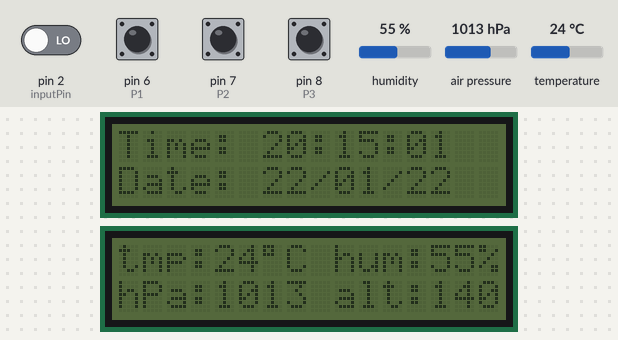
Simulated run of this sketch. Board: Arduino Uno, built with avr-gcc and run on an emulated ATmega328P. Parts: 2 × 16×2 character LCD. The inputs (shaded band) are chosen by the test bench; at power-on: pin 6 (P1), pin 7 (P2), pin 8 (P3) HIGH, pin 2 (inputPin) LOW, air pressure 1013 hPa, humidity 55 %, temperature 24 °C. The local clock reads 2024-03-15 10:24:30 at power-on unless the sketch sets it; what the sketch prints to the serial monitor is not drawn.

Above: at 1.3 s.
1.4 s: pin 6 (P1) pulled LOW for 0.2 s
At 2.4 s:
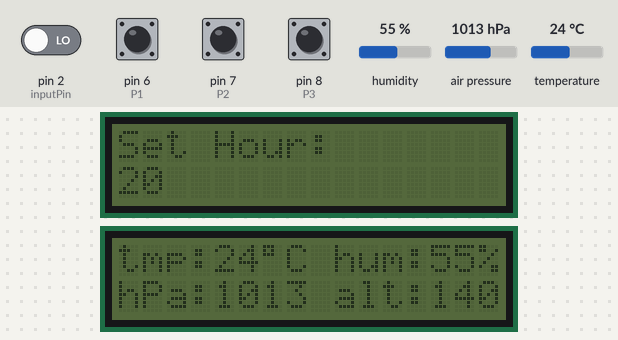
3.1 s: pin 2 (inputPin) driven HIGH
At 4.3 s:
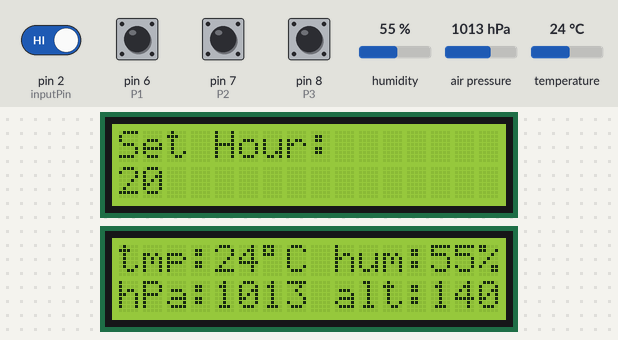
5.3 s: pin 6 (P1) pulled LOW for 1 s
At 7.4 s:
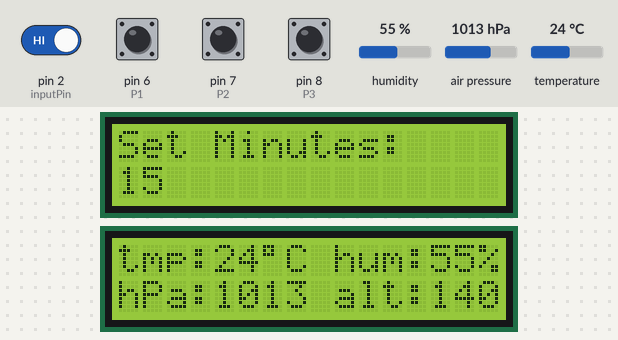
7.8 s: pin 2 (inputPin) driven LOW
At 9.2 s:
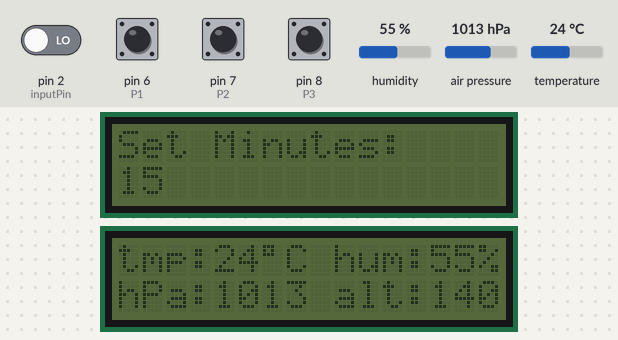
9.5 s: air pressure set to 1048 hPa
At 11.3 s:
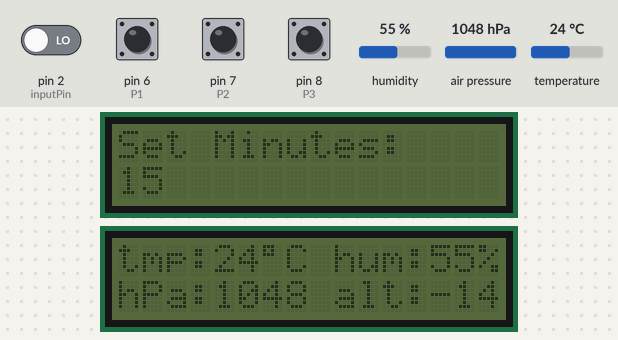
15.5 s: pin 6 (P1) pulled LOW for 1 s
At 16.8 s:
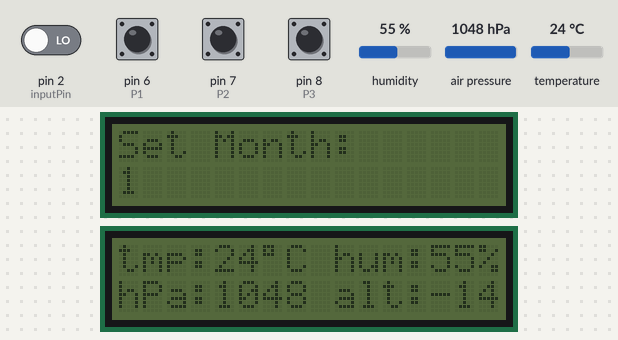
Timing chart, 0 to 18.5 s (numbered marks = the images above; inputs shaded):
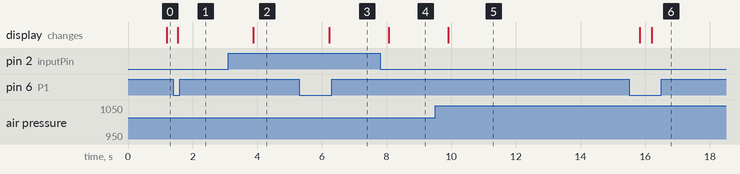

The sketch:

WeatherClockEmbeddedNetworking.ino
```cpp
#include <LiquidCrystal_I2C.h>

LiquidCrystal_I2C lcd(0x27, 16, 2); // I2C address 0x27, 16 column and 2 rows
LiquidCrystal_I2C lcd1(0x03F, 16, 2); // I2C address 0x03F, 16 column and 2 rows

#include <Wire.h>
#include "SPI.h" //I2C und SPI
#include <Adafruit_Sensor.h>
#include "Adafruit_BMP280.h"
#include <DHT.h>;
#include "DS1307.h"
#include <RTClib.h>

//Setup connection of the sensor
Adafruit_BMP280 bmp; // I2C
DS1307 clock;//define a object of DS1307 class

//Constants
#define DHTPIN 13    // what pin we're connected to
#define DHTTYPE DHT22   // DHT 22
DHT dht(DHTPIN, DHTTYPE); //// Initialize DHT sensor for normal 16mhz Arduino

//Variables
float pressure;   //To store the barometric pressure (Pa)
int altimeter;    //To store the altimeter (m) (you can also use it as a float variable)

float hum;  //Stores humidity value
float temp; //Stores temperature value

//Botton
int P1=6; //menu
int P2=7; //increase
int P3=8; //decrease
int hourCnt;
int minagg;
int yearCnt;
int meseagg;
int dayagg;
int menu =0;

int inputPin = 2;               // choose the input pin (for PIR sensor)
int pirState = LOW;             // we start, assuming no motion detected
int val = 0;                    // variable for reading the pin status
void setup()
{
  Serial.begin(9600);
  lcd.init(); // initialize the lcd
  lcd.backlight();

  lcd.setCursor(0, 0);         // move cursor to   (0, 0)
  lcd.print("Weather Clock");        // print message at (0, 0)
  lcd.setCursor(2, 1);         // move cursor to   (2, 1)
  lcd.print("by Hosa&Imron"); // print message at (2, 1)

  lcd1.init(); // initialize the lcd
  lcd1.backlight();

  lcd1.setCursor(0, 0);         // move cursor to   (0, 0)
  lcd1.print("Weather Clock");        // print message at (0, 0)
  lcd1.setCursor(2, 1);         // move cursor to   (2, 1)
  lcd1.print("by Hosa&Imron"); // print message at (2, 1)

  bmp.begin();
  dht.begin();

   pinMode(inputPin, INPUT);     // declare sensor as input


  // Botton
  pinMode(P1,INPUT_PULLUP);
  pinMode(P2,INPUT_PULLUP);
  pinMode(P3,INPUT_PULLUP);
  int menu=0;

  //Clock
  clock.begin();
  clock.fillByYMD(2022, 1, 22); //Jan 19,2013
  clock.fillByHMS(20, 15, 0); //15:28 30"
  clock.fillDayOfWeek(SAT);//Saturday
  clock.setTime();//write time to the RTC chip


}

void loop()
{
  val = digitalRead(inputPin);  // read input value
  if(val == HIGH) {
    lcd.backlight();
    lcd1.backlight();
      if (pirState == LOW) {
      // we have just turned on
      Serial.println("Motion detected!");
      // We only want to print on the output change, not state
      pirState = HIGH;
    }
    }
    else {
      lcd.noBacklight();
      lcd1.noBacklight();
       if (pirState == HIGH){
      // we have just turned of
      Serial.println("Motion ended!");
      // We only want to print on the output change, not state
      pirState = LOW;
    }
      }

   //Read values from the sensor:
  pressure = bmp.readPressure();
  //temperature = bmp.readTemperature();
  altimeter = bmp.readAltitude (1030); //Change the "1050.35" to your city current barrometric pressure (https://www.wunderground.com)

  //Read data and store it to variables hum and temp
  hum = dht.readHumidity();
  temp= dht.readTemperature();

  //Display 1
  lcd1.clear();
  lcd1.setCursor(0, 1);
  lcd1.print("hPa:");
  lcd1.print(pressure/100);
  lcd1.setCursor(8, 1);
  lcd1.print(" alt:");
  lcd1.print(altimeter);

  lcd1.setCursor(0, 0);
  lcd1.print("tmp:");
  lcd1.print(temp);
  lcd1.setCursor(6, 0);
  lcd1.print((char)223);
  lcd1.print("C hum:");
  lcd1.print(hum);
  lcd1.setCursor(15, 0);
  lcd1.print("%");

  if(digitalRead(P1) == LOW)
  {
   menu=menu+1;
  }

  if (menu==0)
  {
  DisplayDateTime();

  }
  if (menu==1)
  {
    DisplaySetHour();

  }
  if (menu==2)
  {
   DisplaySetMinute();
  }
  if (menu==3)
  {
    DisplaySetYear();

  }
  if (menu==4)
  {
   DisplaySetMonth();

  }
  if (menu==5)
  {
    DisplaySetDay();

  }
  if (menu==6)
  {
    StoreAgg();
    delay(500);
    menu=0;
  }
  delay(100);
}

void DisplayDateTime ()
{
   clock.getTime();
   lcd.clear();
   lcd.setCursor(0, 0);
   lcd.print("Time: ");
   if (clock.hour<=9)
    {
    lcd.print("0");
    }
    lcd.print(clock.hour, DEC);
    hourCnt=clock.hour;
    lcd.print(":");
  if (clock.minute<=9)
  {
    lcd.print("0");
  }
  lcd.print(clock.minute, DEC);
  minagg=clock.minute;
  lcd.print(":");
  if (clock.second<=9)
  {
    lcd.print("0");
  }
  lcd.print(clock.second, DEC);

  lcd.setCursor(0, 1);
  lcd.print("Date: ");

  if (clock.dayOfMonth<=9)
  {
    lcd.print("0");
  }
  lcd.print(clock.dayOfMonth, DEC);
  dayagg=clock.dayOfMonth;
  lcd.print("/");
  if (clock.month<=9)
  {
    lcd.print("0");
  }
  lcd.print(clock.month, DEC);
  meseagg=clock.month;
  lcd.print("/");
  lcd.print(clock.year, DEC);
  yearCnt=clock.year;
}


void DisplaySetHour()
{
  lcd.clear();
  if(digitalRead(P2) == LOW)
  {
    if(hourCnt>=23)
    {
      hourCnt=0;
    }
    else
    {
      hourCnt=hourCnt+1;
    }
  }
   if(digitalRead(P3) == LOW)
  {
    if(hourCnt<=0)
    {
      hourCnt=23;
    }
    else
    {
      hourCnt=hourCnt-1;
    }
  }
  lcd.setCursor(0,0);
  lcd.print("Set Hour:");
  lcd.setCursor(0,1);
  lcd.print(hourCnt,DEC);
  delay(1000);
}


void DisplaySetMinute()
{
  lcd.clear();
  if(digitalRead(P2)==LOW)
  {
    if (minagg==59)
    {
      minagg=0;
    }
    else
    {
      minagg=minagg+1;
    }
  }
   if(digitalRead(P3)==LOW)
  {
    if (minagg==0)
    {
      minagg=59;
    }
    else
    {
      minagg=minagg-1;
    }
  }
  lcd.setCursor(0,0);
  lcd.print("Set Minutes:");
  lcd.setCursor(0,1);
  lcd.print(minagg,DEC);
  delay(200);
}

void DisplaySetYear()
{
  lcd.clear();
  if(digitalRead(P2)==LOW)
  {
    yearCnt=yearCnt+1;
  }
   if(digitalRead(P3)==LOW)
  {
    yearCnt=yearCnt-1;
  }
  lcd.setCursor(0,0);
  lcd.print("Set Year:");
  lcd.setCursor(0,1);
  lcd.print(yearCnt,DEC);
  delay(200);
}

void DisplaySetMonth()
{
  lcd.clear();
  if(digitalRead(P2)==LOW)
  {
    if (meseagg==12)
    {
      meseagg=1;
    }
    else
    {
      meseagg=meseagg+1;
    }
  }
   if(digitalRead(P3)==LOW)
  {
    if (meseagg==12)
    {
      meseagg=12;
    }
    else
    {
      meseagg=meseagg-1;
    }
  }
  lcd.setCursor(0,0);
  lcd.print("Set Month:");
  lcd.setCursor(0,1);
  lcd.print(meseagg,DEC);
  delay(200);
}

void DisplaySetDay()
{
  lcd.clear();
  if(digitalRead(P2)==LOW)
  {
    if (dayagg==31)
    {
      dayagg=1;
    }
    else
    {
      dayagg=dayagg+1;
    }
  }
   if(digitalRead(P3)==LOW)
  {
    if (dayagg==1)
    {
      dayagg=31;
    }
    else
    {
      dayagg=dayagg-1;
    }
  }
  lcd.setCursor(0,0);
  lcd.print("Set Day:");
  lcd.setCursor(0,1);
  lcd.print(dayagg,DEC);
  delay(200);
}

void StoreAgg()
{
  lcd.clear();
  lcd.setCursor(0,0);
  lcd.print("SAVING");
  lcd.setCursor(0,1);
  lcd.print("IN PROGRESS");
  clock.fillByYMD(yearCnt, meseagg, dayagg); //Jan 19,2013
  clock.fillByHMS(hourCnt, minagg, 0); //15:28 30"
  clock.setTime();//write time to the RTC chip
  delay(200);
}
```

Measured:
- after the input at 1.4 s, the display: changes after 0.14 s (image 1)
- after the input at 3.1 s, the display: changes after 0.78 s (image 2)
- after the input at 5.3 s, the display: changes after 0.92 s (image 3)
- after the input at 7.8 s, the display: changes after 0.27 s (image 4)
- after the input at 9.5 s, the display: changes after 0.41 s (image 5)
- after the input at 15.5 s, the display: first changes after 0.33 s (image 6 shows a later state)
